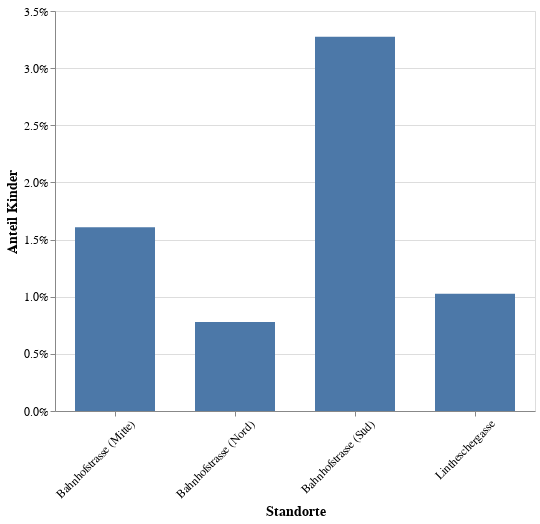

The notebook cell saved with this chart:
### Code cell
import altair as alt

bar_width = 80
bar_spacing = 0.5 * bar_width

chart = alt.Chart(pivot, ).mark_bar(size=bar_width).encode(
    x=alt.X('Standorte').axis(
        labelAngle=-45,
        labelOffset=14,
    ), 
    y=alt.Y('Anteil Kinder:Q').axis(
        format='.1%',
        tickCount=7,
    ),
    tooltip=[
        alt.Tooltip('Anteil Kinder', format='.1%'),
        alt.Tooltip('Anzahl Kinder', format='i'),
        alt.Tooltip('Anzahl Erwachsene', format='i'),
        alt.Tooltip('Total', format='i'),
    ],
).properties(
    width={"step": bar_width + bar_spacing},
    height=400
).configure_axis(
    titleFontSize=14, 
    titleFontWeight="bold",
    labelFontSize=12,
    labelFontWeight="normal",
    labelAngle=0,
)
chart

### Figure 1 — Vega-Lite specification as saved in the notebook (floating-point values rounded to 4 significant figures)
{"config": {"view": {"continuousWidth": 300, "continuousHeight": 300}, "axis": {"labelAngle": 0, "labelFontSize": 12, "labelFontWeight": "normal", "titleFontSize": 14, "titleFontWeight": "bold"}}, "data": {"name": "data-4c851a9faf31797767860c01ea043400"}, "mark": {"type": "bar", "size": 80}, "encoding": {"tooltip": [{"field": "Anteil Kinder", "format": ".1%", "type": "quantitative"}, {"field": "Anzahl Kinder", "format": "i", "type": "quantitative"}, {"field": "Anzahl Erwachsene", "format": "i", "type": "quantitative"}, {"field": "Total", "format": "i", "type": "quantitative"}], "x": {"axis": {"labelAngle": -45, "labelOffset": 14}, "field": "Standorte", "type": "nominal"}, "y": {"axis": {"format": ".1%", "tickCount": 7}, "field": "Anteil Kinder", "type": "quantitative"}}, "height": 400, "width": {"step": 120.0}, "$schema": "https://vega.github.io/schema/vega-lite/v5.20.1.json", "datasets": {"data-4c851a9faf31797767860c01ea043400": [{"Standorte": "Bahnhofstrasse (Mitte)", "Anzahl Erwachsene": 13525360, "Anzahl Kinder": 220881, "Total": 13746241, "Anteil Kinder": 0.01607}, {"Standorte": "Bahnhofstrasse (Nord)", "Anzahl Erwachsene": 6156714, "Anzahl Kinder": 48271, "Total": 6204985, "Anteil Kinder": 0.007779}, {"Standorte": "Bahnhofstrasse (Süd)", "Anzahl Erwachsene": 7824223, "Anzahl Kinder": 264970, "Total": 8089193, "Anteil Kinder": 0.03276}, {"Standorte": "Lintheschergasse", "Anzahl Erwachsene": 182687, "Anzahl Kinder": 1892, "Total": 184579, "Anteil Kinder": 0.01025}]}}
